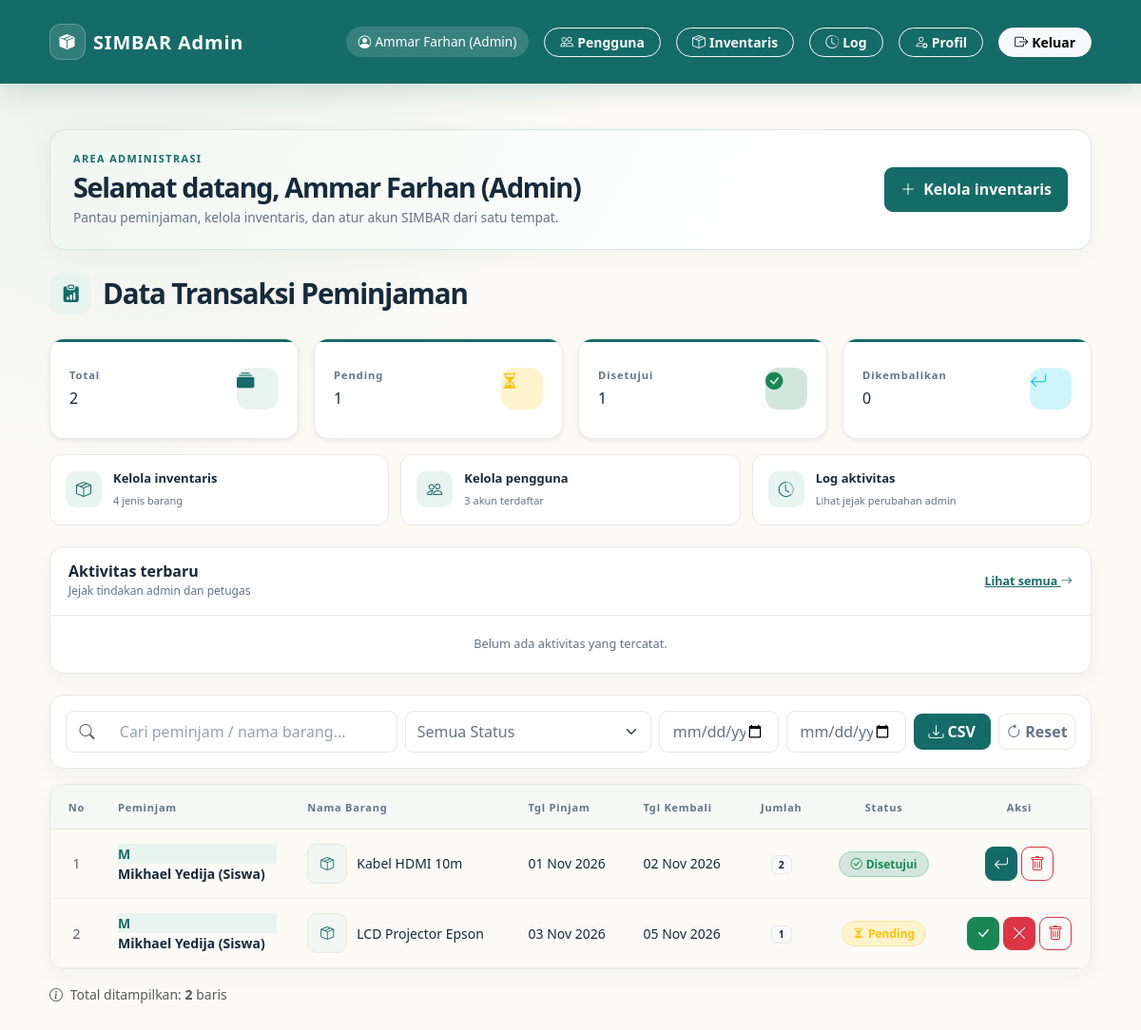
/admin/index.php (signed in), run on the app's committed database.
### tables this page shows
CREATE TABLE `peminjaman` (
  `id` int(11) NOT NULL,
  `user_id` int(11) NOT NULL,
  `barang_id` int(11) NOT NULL,
  `tanggal_pinjam` date NOT NULL,
  `tanggal_kembali` date NOT NULL,
  `jumlah_pinjam` int(11) NOT NULL DEFAULT 1,
  `status` enum('Pending','Disetujui','Ditolak','Dikembalikan') NOT NULL DEFAULT 'Pending',
  `created_at` timestamp NOT NULL DEFAULT current_timestamp()
);

CREATE TABLE `users` (
  `id` int(11) NOT NULL,
  `nama` varchar(100) NOT NULL,
  `username` varchar(50) NOT NULL,
  `password` varchar(255) NOT NULL,
  `role` enum('admin','petugas','peminjam') NOT NULL DEFAULT 'peminjam',
  `created_at` timestamp NOT NULL DEFAULT current_timestamp()
);

CREATE TABLE `barang` (
  `id` int(11) NOT NULL,
  `nama_barang` varchar(100) NOT NULL,
  `kategori` varchar(50) NOT NULL,
  `foto` varchar(255) DEFAULT NULL,
  `diarsipkan` tinyint(1) NOT NULL DEFAULT 0,
  `stok` int(11) NOT NULL DEFAULT 0,
  `kondisi` enum('Baik','Rusak Ringan') NOT NULL DEFAULT 'Baik',
  `created_at` timestamp NOT NULL DEFAULT current_timestamp()
);

### admin/index.php (the view, shortened to what the rows shown need)
<?php
require_once '../config/koneksi.php';
$data_peminjaman = [];
try {
    $sql = "SELECT peminjaman.id, users.nama AS nama_peminjam, barang.nama_barang, barang.foto,
                   peminjaman.tanggal_pinjam, peminjaman.tanggal_kembali,
                   peminjaman.jumlah_pinjam, peminjaman.status
            FROM peminjaman
            JOIN users  ON peminjaman.user_id  = users.id
            JOIN barang ON peminjaman.barang_id = barang.id
            ORDER BY peminjaman.id DESC";
    $stmt = $pdo->query($sql);
    $data_peminjaman = $stmt->fetchAll(PDO::FETCH_ASSOC);
} catch (PDOException $e) {
    $error_message = "Gagal memuat data peminjaman. Silakan coba lagi.";
}
function format_tanggal($tgl) {
    $bulan = [1=>'Jan','Feb','Mar','Apr','Mei','Jun','Jul','Agu','Sep','Okt','Nov','Des'];
    $ts = strtotime($tgl);
    return date('d', $ts) . ' ' . $bulan[(int)date('n', $ts)] . ' ' . date('Y', $ts);
}
function badge_status($status) {
    $map = [
        'Pending'      => ['warning', 'bi-hourglass-split', 'Pending'],
        'Disetujui'    => ['success', 'bi-check-circle',   'Disetujui'],
        'Ditolak'      => ['danger',  'bi-x-circle',       'Ditolak'],
        'Dikembalikan' => ['primary', 'bi-arrow-return-left', 'Dikembalikan'],
    ];
    $cfg = $map[$status] ?? ['secondary', 'bi-dash-circle', $status];
    return '<span class="badge badge-status bg-' . $cfg[0] . '-subtle text-' . $cfg[0] . ' border border-' . $cfg[0] . '-subtle">'
         . '<i class="bi ' . $cfg[1] . ' me-1"></i>' . htmlspecialchars($cfg[2]) . '</span>';
}
$nama_admin = $_SESSION['nama'] ?? 'Admin';
?>
<!DOCTYPE html>
<html lang="id">
<head>
    <link href="https://cdn.jsdelivr.net/npm/bootstrap@5.3.3/dist/css/bootstrap.min.css" rel="stylesheet">
    <link href="https://cdn.jsdelivr.net/npm/bootstrap-icons@1.11.3/font/bootstrap-icons.css" rel="stylesheet">
</head>
<body>
<div class="container my-4 my-md-5 fade-in">
    <section class="admin-heading" aria-labelledby="admin-title">
        <div>
            <h1 id="admin-title">Selamat datang, <?= htmlspecialchars($nama_admin, ENT_QUOTES, 'UTF-8') ?></h1>
        </div>
    </section>
    <h2 class="page-title d-flex align-items-center">
        <i class="bi bi-clipboard-data-fill"></i>Data Transaksi Peminjaman
    </h2>
    <section class="activity-panel" aria-labelledby="activity-title">
        <div class="activity-heading">
            <div><h2 id="activity-title">Aktivitas terbaru</h2><p>Jejak tindakan admin dan petugas</p></div>
        </div>
    </section>
    <div class="table-card shadow-sm">
        <div class="table-responsive">
            <table class="table align-middle" id="dataTable">
                <thead>
                    <tr>
                        <th class="text-center" style="width:55px;">No</th>
                        <th>Peminjam</th>
                        <th>Nama Barang</th>
                        <th>Tgl Pinjam</th>
                        <th>Tgl Kembali</th>
                        <th class="text-center">Jumlah</th>
                        <th class="text-center">Status</th>
                        <th class="text-center" style="width:150px;">Aksi</th>
                    </tr>
                </thead>
                <tbody>
                    <?php if (empty($data_peminjaman)): ?>
                        <tr class="empty-row">
                            <td colspan="8" class="text-center text-muted py-5">
                                <i class="bi bi-inbox fs-1 d-block mb-2 text-secondary opacity-50"></i>
                                <div class="fw-semibold">Belum ada data transaksi peminjaman.</div>
                                <div class="small">Transaksi baru akan tampil di sini.</div>
                            </td>
                        </tr>
                    <?php else: ?>
                        <?php $no = 1; foreach ($data_peminjaman as $row):
                            $inisial = strtoupper(mb_substr($row['nama_peminjam'], 0, 1));
                        ?>
                            <tr>
                                <td class="text-center text-muted" data-label="No"><?= $no++ ?></td>
                                <td data-label="Peminjam">
                                    <div class="peminjam-cell">
                                        <div class="avatar"><?= htmlspecialchars($inisial) ?></div>
                                        <span><?= htmlspecialchars($row['nama_peminjam']) ?></span>
                                    </div>
                                </td>
                                <td data-label="Nama Barang">
                                    <div class="barang-cell">
                                        <span class="barang-thumb">
                                            <?php if (!empty($row['foto'])): ?>
                                                <img src="../uploads/barang/<?= htmlspecialchars($row['foto'], ENT_QUOTES, 'UTF-8') ?>" alt="" loading="lazy">
                                            <?php else: ?>
                                                <i class="bi bi-box-seam" aria-hidden="true"></i>
                                            <?php endif; ?>
                                        </span>
                                        <span><?= htmlspecialchars($row['nama_barang'], ENT_QUOTES, 'UTF-8') ?></span>
                                    </div>
                                </td>
                                <td data-label="Tanggal Pinjam" data-date="<?= htmlspecialchars($row['tanggal_pinjam'], ENT_QUOTES, 'UTF-8') ?>"><?= format_tanggal($row['tanggal_pinjam']) ?></td>
                                <td data-label="Tanggal Kembali" data-date="<?= htmlspecialchars($row['tanggal_kembali'], ENT_QUOTES, 'UTF-8') ?>"><?= format_tanggal($row['tanggal_kembali']) ?></td>
                                <td class="text-center" data-label="Jumlah">
                                    <span class="badge bg-light text-dark border"><?= (int)$row['jumlah_pinjam'] ?></span>
                                </td>
                                <td class="text-center" data-label="Status"><?= badge_status($row['status']) ?></td>
                                <td class="text-center" data-label="Aksi">
                                    <div class="d-inline-flex gap-1">
                                        <?php if ($row['status'] === 'Pending'): ?>
                                            <button type="button" class="btn btn-success btn-aksi"
                                                title="Setujui"
                                                data-bs-toggle="modal" data-bs-target="#modalAksi"
                                                data-id="<?= (int)$row['id'] ?>"
                                                data-status="Disetujui"
                                                data-label="menyetujui"
                                                data-nama="<?= htmlspecialchars($row['nama_peminjam']) ?>"
                                                data-barang="<?= htmlspecialchars($row['nama_barang']) ?>">
                                                <i class="bi bi-check-lg"></i>
                                            </button>
                                            <button type="button" class="btn btn-danger btn-aksi"
                                                title="Tolak"
                                                data-bs-toggle="modal" data-bs-target="#modalAksi"
                                                data-id="<?= (int)$row['id'] ?>"
                                                data-status="Ditolak"
                                                data-label="menolak"
                                                data-nama="<?= htmlspecialchars($row['nama_peminjam']) ?>"
                                                data-barang="<?= htmlspecialchars($row['nama_barang']) ?>">
                                                <i class="bi bi-x-lg"></i>
                                            </button>
                                        <?php elseif ($row['status'] === 'Disetujui'): ?>
                                            <button type="button" class="btn btn-primary btn-aksi"
                                                title="Kembalikan"
                                                data-bs-toggle="modal" data-bs-target="#modalAksi"
                                                data-id="<?= (int)$row['id'] ?>"
                                                data-status="Dikembalikan"
                                                data-label="mengembalikan"
                                                data-nama="<?= htmlspecialchars($row['nama_peminjam']) ?>"
                                                data-barang="<?= htmlspecialchars($row['nama_barang']) ?>">
                                                <i class="bi bi-arrow-return-left"></i>
                                            </button>
                                        <?php else: ?>
                                            <span class="text-muted small">-</span>
                                        <?php endif; ?>
                                        <button type="button" class="btn btn-outline-danger btn-aksi"
                                            title="Hapus"
                                            data-bs-toggle="modal" data-bs-target="#modalHapus"
                                            data-id="<?= (int)$row['id'] ?>"
                                            data-nama="<?= htmlspecialchars($row['nama_peminjam']) ?>"
                                            data-barang="<?= htmlspecialchars($row['nama_barang']) ?>">
                                            <i class="bi bi-trash"></i>
                                        </button>
                                    </div>
                                </td>
                            </tr>
                        <?php endforeach; ?>
                    <?php endif; ?>
                </tbody>
            </table>
        </div>
    </div>
</div>
</body>
</html>

### data on the page
peminjaman: user.nama "M", user.nama "Mikhael Yedija (Siswa)", barang.nama_barang "Kabel HDMI 10m", tanggal_pinjam "01 Nov 2026", tanggal_kembali "02 Nov 2026", jumlah_pinjam "2", status "Disetujui"
peminjaman: user.nama "M", user.nama "Mikhael Yedija (Siswa)", barang.nama_barang "LCD Projector Epson", tanggal_pinjam "03 Nov 2026", tanggal_kembali "05 Nov 2026", jumlah_pinjam "1", status "Pending"

### other printed values
$nama_admin "Ammar Farhan (Admin)"
$total "2"
$pending "1"
$disetujui "1"
$dikembalikan "0"
$total_barang "4"
$total_pengguna "3"
